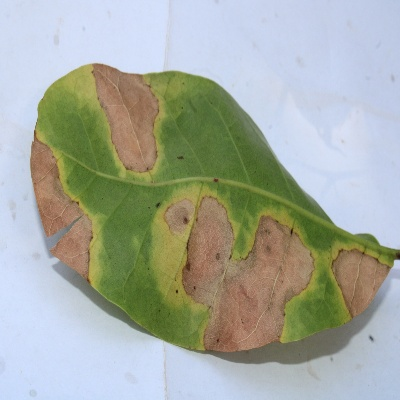
#> input picture backend/datasets/nirmalsankalana_crop-pest-and-disease-detection/Cashew anthracnose/anthracnose1105_.jpg, 400 x 400 px
$ python -i severity_estimator.py   (imports and definitions only)
#> lines starting #> are read from the running program, lines starting #| are printed output that depends on the picture; after the words box and inside, x2 and y2 are one past the last pixel; in counts of white or black regions, pixels touching at a corner belong together
#> further down, picture is the input picture: PIL image 400x400 RGB; mean R, G, B 165, 171, 160.4
"""
Severity Estimator Module using HSV Color-Thresholding.
Estimates the percentage of affected (chlorotic, brown, necrotic, rust) leaf area
versus healthy green leaf area.
"""
from typing import Tuple
import cv2
import numpy as np
from PIL import Image


def estimate_disease_severity(image: Image.Image) -> Tuple[float, dict]:
    """
    Estimate disease severity percentage of a crop leaf image using HSV color segmentation.

    Returns:
        - severity_pct (float): Estimated percentage of diseased/affected leaf area (0.0 to 100.0).
        - details (dict): Pixel count breakdown for healthy vs affected regions.
    """
    # Convert PIL Image to RGB NumPy array
    img_rgb = np.array(image.convert("RGB"))
    img_bgr = cv2.cvtColor(img_rgb, cv2.COLOR_RGB2BGR)

    # Convert to HSV color space
    hsv = cv2.cvtColor(img_bgr, cv2.COLOR_BGR2HSV)
#> hsv: shape (400, 400, 3); mean H, S, V 72.8, 72.9, 188.2

    # Define HSV color thresholds for Healthy Green
    # Green range: H [35, 85], S [30, 255], V [30, 255]
    lower_green = np.array([35, 30, 30], dtype=np.uint8)
    upper_green = np.array([85, 255, 255], dtype=np.uint8)
    green_mask = cv2.inRange(hsv, lower_green, upper_green)
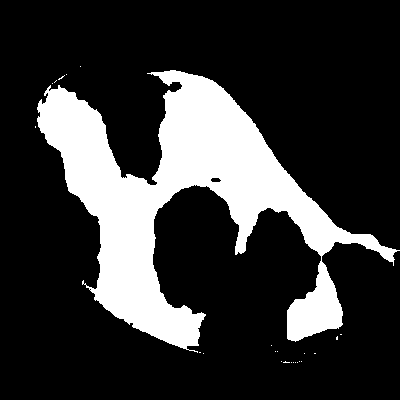
#> green_mask: shape (400, 400); 21.4% white; 24 white regions (23 under 20 px), largest, box (x1, y1, x2, y2) and area: (37, 70, 400, 353) 34166

    # Define HSV color thresholds for Affected Regions (Yellow, Brown, Necrotic, Rust)
    # 1. Chlorotic / Yellowing spots: H [15, 35], S [30, 255], V [40, 255]
    lower_yellow = np.array([15, 30, 40], dtype=np.uint8)
    upper_yellow = np.array([35, 255, 255], dtype=np.uint8)
    yellow_mask = cv2.inRange(hsv, lower_yellow, upper_yellow)
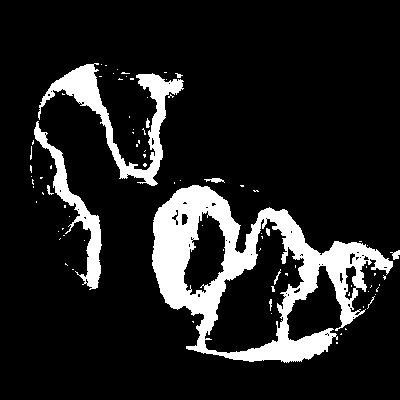
#> yellow_mask: shape (400, 400); 13.2% white; 84 white regions (73 under 20 px), largest, box (x1, y1, x2, y2) and area: (152, 185, 393, 363) 14619, (38, 63, 184, 186) 3844, (34, 121, 102, 290) 2119

    # 2. Brown / Necrotic spots: H [0, 20], S [25, 255], V [20, 200]
    lower_brown = np.array([0, 25, 20], dtype=np.uint8)
    upper_brown = np.array([20, 255, 200], dtype=np.uint8)
    brown_mask = cv2.inRange(hsv, lower_brown, upper_brown)
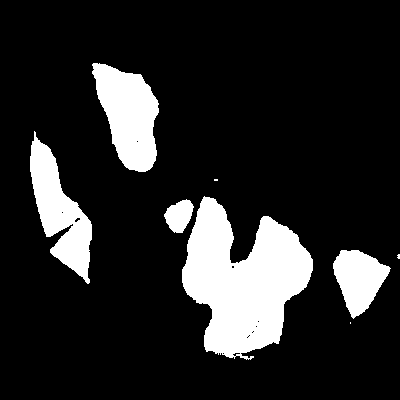
#> brown_mask: shape (400, 400); 15.5% white; 8 white regions (3 under 20 px), largest, box (x1, y1, x2, y2) and area: (182, 196, 313, 360) 12695, (92, 63, 159, 172) 4666, (30, 131, 92, 284) 4269, (333, 250, 391, 319) 2397, (164, 199, 194, 233) 674

    # 3. Fungal Rust / Reddish Brown spots: H [165, 180], S [30, 255], V [20, 200]
    lower_rust = np.array([165, 30, 20], dtype=np.uint8)
    upper_rust = np.array([180, 255, 200], dtype=np.uint8)
    rust_mask = cv2.inRange(hsv, lower_rust, upper_rust)
#> rust_mask: shape (400, 400); every value is 0

    # Combine all affected disease masks
    affected_mask = cv2.bitwise_or(yellow_mask, brown_mask)
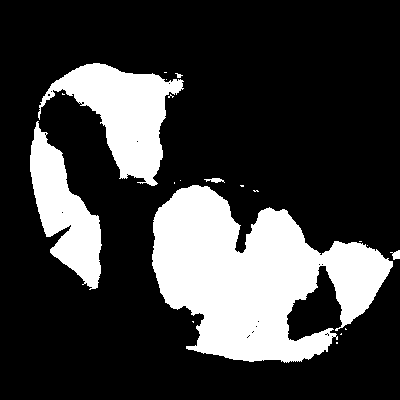
#> affected_mask: shape (400, 400); 24% white; 20 white regions (14 under 20 px), largest, box (x1, y1, x2, y2) and area: (152, 185, 393, 363) 24644, (38, 63, 184, 186) 7856, (30, 121, 102, 290) 5748, (390, 250, 400, 260) 61, (204, 178, 225, 183) 60, (175, 73, 183, 78) 21
    affected_mask = cv2.bitwise_or(affected_mask, rust_mask)

    # Combine total leaf area mask (Healthy Green + Affected Diseased)
    total_leaf_mask = cv2.bitwise_or(green_mask, affected_mask)
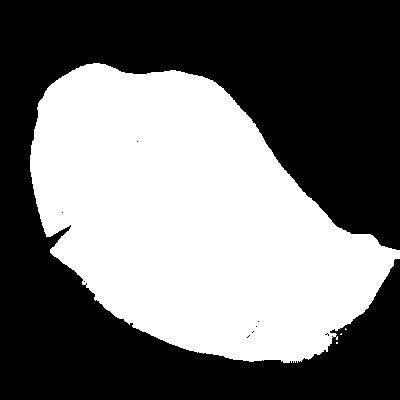
#> total_leaf_mask: shape (400, 400); 44.5% white; 4 white regions (3 under 20 px), largest, box (x1, y1, x2, y2) and area: (30, 63, 400, 363) 71124

    # Count non-zero pixels
    total_leaf_pixels = int(cv2.countNonZero(total_leaf_mask))
#> total_leaf_pixels = 71134
    affected_pixels = int(cv2.countNonZero(affected_mask))
#> affected_pixels = 38443
    healthy_pixels = int(cv2.countNonZero(green_mask))
#> healthy_pixels = 34217

    # Calculate severity percentage
    if total_leaf_pixels < 100:
        # Fallback if background segmentation isolated very few leaf pixels
        severity_pct = 0.0
    else:
        severity_pct = (affected_pixels / total_leaf_pixels) * 100.0
#> severity_pct = 54.04

    severity_pct = round(min(max(severity_pct, 0.0), 100.0), 1)
#> severity_pct = 54

    details = {
        "severity_pct": severity_pct,
        "total_leaf_pixels": total_leaf_pixels,
        "affected_pixels": affected_pixels,
        "healthy_pixels": healthy_pixels,
    }
#> details = {'severity_pct': 54, 'total_leaf_pixels': 71134, 'affected_pixels': 38443, 'healthy_pixels': 34217}

    return severity_pct, details

>>> from PIL import Image
>>> picture = Image.open('../../datasets/nirmalsankalana_crop-pest-and-disease-detection/Cashew anthracnose/anthracnose1105_.jpg')
>>> result = estimate_disease_severity(picture)

$ run again, on backend/datasets/nirmalsankalana_crop-pest-and-disease-detection/Cashew anthracnose/anthracnose1366_.jpg
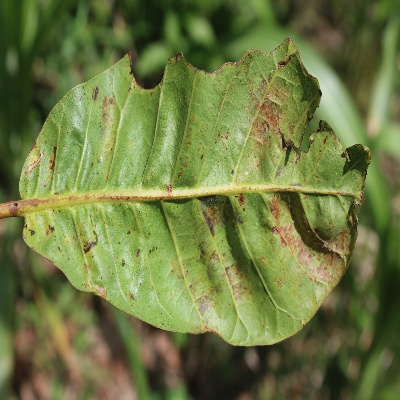
#> input picture backend/datasets/nirmalsankalana_crop-pest-and-disease-detection/Cashew anthracnose/anthracnose1366_.jpg, 400 x 400 px
#> picture is the input picture: PIL image 400x400 RGB; mean R, G, B 109.1, 120.7, 66.5
#> hsv: shape (400, 400, 3); mean H, S, V 35.7, 123.2, 123.9
#> in estimate_disease_severity, `green_mask = cv2.inRange(hsv, lower_green, upper_green)`:
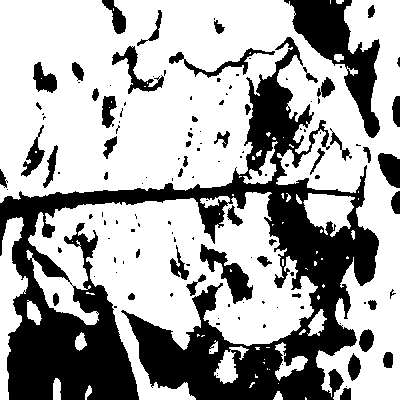
#> green_mask: shape (400, 400); 65.1% white; 132 black regions (82 under 20 px), largest, box (x1, y1, x2, y2) and area: (0, 37, 379, 400) 42312, (284, 0, 380, 138) 4630, (200, 244, 253, 304) 1124
#> yellow_mask: shape (400, 400); 33.8% white; 150 white regions (109 under 20 px), largest, box (x1, y1, x2, y2) and area: (0, 37, 379, 400) 42124, (276, 0, 380, 138) 5208, (377, 152, 400, 214) 781
#> brown_mask: shape (400, 400); 8.3% white; 135 white regions (93 under 20 px), largest, box (x1, y1, x2, y2) and area: (84, 297, 136, 400) 2657, (131, 317, 212, 400) 2463, (12, 325, 51, 400) 1934
#> rust_mask: shape (400, 400); every value is 0
#> affected_mask: shape (400, 400); 37% white; 141 white regions (99 under 20 px), largest, box (x1, y1, x2, y2) and area: (0, 37, 379, 400) 47188, (276, 0, 380, 138) 5267, (377, 152, 400, 214) 781
#> in estimate_disease_severity, `total_leaf_mask = cv2.bitwise_or(green_mask, affected_mask)`:
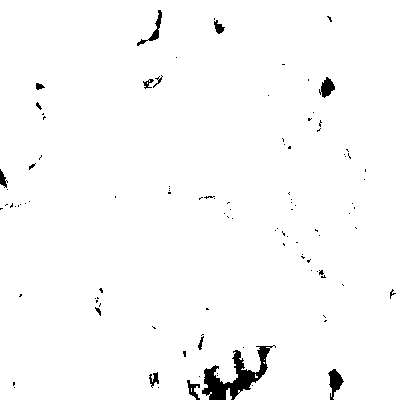
#> total_leaf_mask: shape (400, 400); 98.1% white; 105 black regions (89 under 20 px), largest, box (x1, y1, x2, y2) and area: (202, 345, 276, 400) 1421, (328, 369, 344, 400) 247, (319, 77, 335, 98) 193
#> total_leaf_pixels = 157038
#> affected_pixels = 59236
#> healthy_pixels = 104173
#> in estimate_disease_severity, `severity_pct = (affected_pixels / total_leaf_pixels) * 100.0`: severity_pct = 37.72
#> in estimate_disease_severity, `severity_pct = round(min(max(severity_pct, 0.0), 100.0), 1)`: severity_pct = 37.7
#> details = {'severity_pct': 37.7, 'total_leaf_pixels': 157038, 'affected_pixels': 59236, 'healthy_pixels': 104173}

$ run again, on backend/datasets/nirmalsankalana_crop-pest-and-disease-detection/Cashew anthracnose/anthracnose139_.jpg
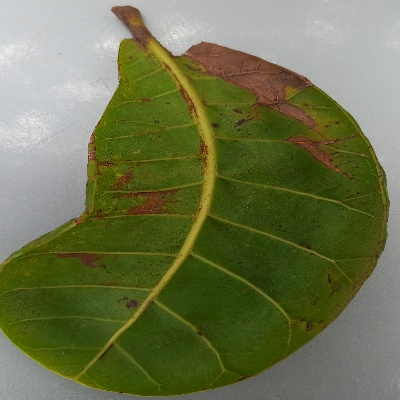
#> input picture backend/datasets/nirmalsankalana_crop-pest-and-disease-detection/Cashew anthracnose/anthracnose139_.jpg, 400 x 400 px
#> picture is the input picture: PIL image 400x400 RGB; mean R, G, B 109, 115.2, 76.1
#> hsv: shape (400, 400, 3); mean H, S, V 49.3, 129.1, 117.9
#> in estimate_disease_severity, `green_mask = cv2.inRange(hsv, lower_green, upper_green)`:
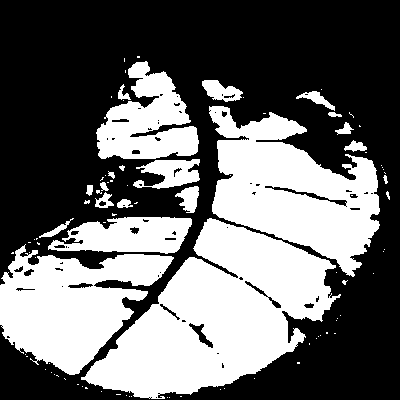
#> green_mask: shape (400, 400); 41.2% white; 93 white regions (71 under 20 px), largest, box (x1, y1, x2, y2) and area: (81, 218, 341, 399) 24243, (209, 106, 380, 277) 15840, (0, 244, 174, 375) 12735
#> yellow_mask: shape (400, 400); 21.6% white; 89 white regions (73 under 20 px), largest, box (x1, y1, x2, y2) and area: (0, 33, 390, 399) 33246, (188, 322, 215, 352) 235, (128, 16, 149, 29) 137
#> brown_mask: shape (400, 400); 4.8% white; 36 white regions (21 under 20 px), largest, box (x1, y1, x2, y2) and area: (179, 41, 319, 132) 4488, (111, 5, 155, 51) 943, (124, 189, 177, 215) 649
#> rust_mask: shape (400, 400); every value is 0
#> affected_mask: shape (400, 400); 25.3% white; 75 white regions (60 under 20 px), largest, box (x1, y1, x2, y2) and area: (0, 5, 390, 399) 39276, (188, 322, 215, 352) 235, (126, 225, 140, 235) 92
#> in estimate_disease_severity, `total_leaf_mask = cv2.bitwise_or(green_mask, affected_mask)`:
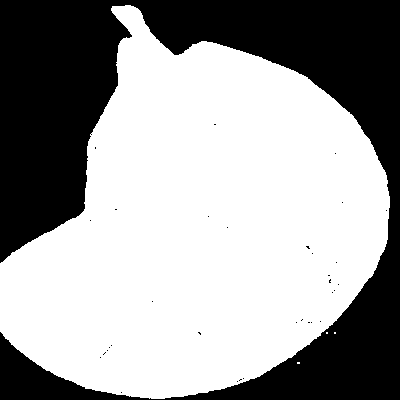
#> total_leaf_mask: shape (400, 400); 61.9% white; 34 black regions (33 under 20 px), largest, box (x1, y1, x2, y2) and area: (0, 0, 400, 400) 60860
#> total_leaf_pixels = 99082
#> affected_pixels = 40426
#> healthy_pixels = 65928
#> severity_pct = 40.8
#> details = {'severity_pct': 40.8, 'total_leaf_pixels': 99082, 'affected_pixels': 40426, 'healthy_pixels': 65928}

$ run again, on backend/datasets/nirmalsankalana_crop-pest-and-disease-detection/Cashew anthracnose/anthracnose1411_.jpg
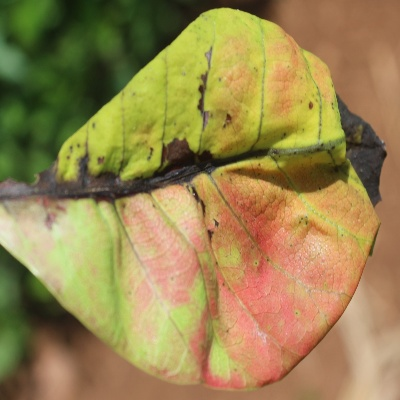
#> input picture backend/datasets/nirmalsankalana_crop-pest-and-disease-detection/Cashew anthracnose/anthracnose1411_.jpg, 400 x 400 px
#> picture is the input picture: PIL image 400x400 RGB; mean R, G, B 153.7, 133.2, 79.7
#> hsv: shape (400, 400, 3); mean H, S, V 24.1, 129.3, 159
#> in estimate_disease_severity, `green_mask = cv2.inRange(hsv, lower_green, upper_green)`:
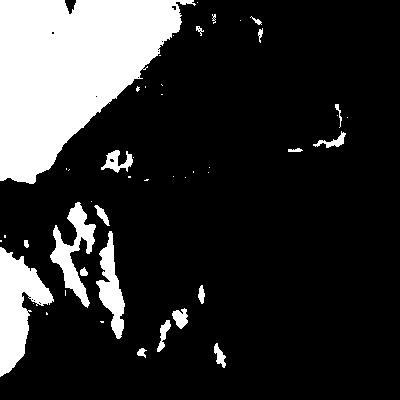
#> green_mask: shape (400, 400); 18.7% white; 47 white regions (27 under 20 px), largest, box (x1, y1, x2, y2) and area: (0, 0, 196, 184) 21412, (0, 247, 54, 377) 3564, (50, 202, 96, 308) 1763
#> yellow_mask: shape (400, 400); 46.5% white; 112 white regions (90 under 20 px), largest, box (x1, y1, x2, y2) and area: (0, 0, 382, 393) 67148, (339, 279, 400, 400) 4245, (0, 314, 56, 394) 1170
#> brown_mask: shape (400, 400); 32.3% white; 211 white regions (196 under 20 px), largest, box (x1, y1, x2, y2) and area: (0, 0, 400, 400) 49432, (288, 164, 339, 195) 841, (290, 220, 328, 239) 225
#> rust_mask: shape (400, 400); 0.08% white in thin lines or dots, all inside (x1, y1, x2, y2) = (3, 116, 379, 202)
#> in estimate_disease_severity, `total_leaf_mask = cv2.bitwise_or(green_mask, affected_mask)`:
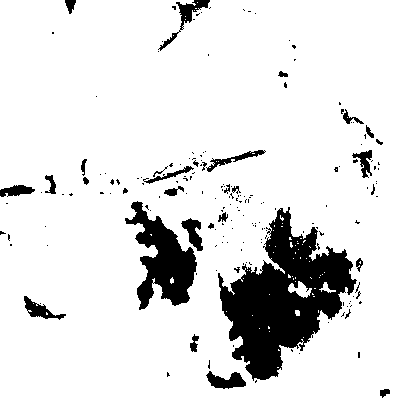
#> total_leaf_mask: shape (400, 400); 88% white; 183 black regions (152 under 20 px), largest, box (x1, y1, x2, y2) and area: (218, 207, 357, 381) 11385, (125, 201, 197, 310) 3607, (158, 0, 210, 51) 471
#> total_leaf_pixels = 140742
#> affected_pixels = 113209
#> healthy_pixels = 29913
#> in estimate_disease_severity, `severity_pct = (affected_pixels / total_leaf_pixels) * 100.0`: severity_pct = 80.44
#> in estimate_disease_severity, `severity_pct = round(min(max(severity_pct, 0.0), 100.0), 1)`: severity_pct = 80.4
#> details = {'severity_pct': 80.4, 'total_leaf_pixels': 140742, 'affected_pixels': 113209, 'healthy_pixels': 29913}
